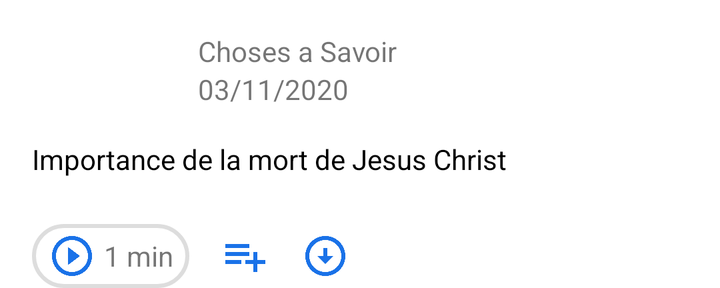
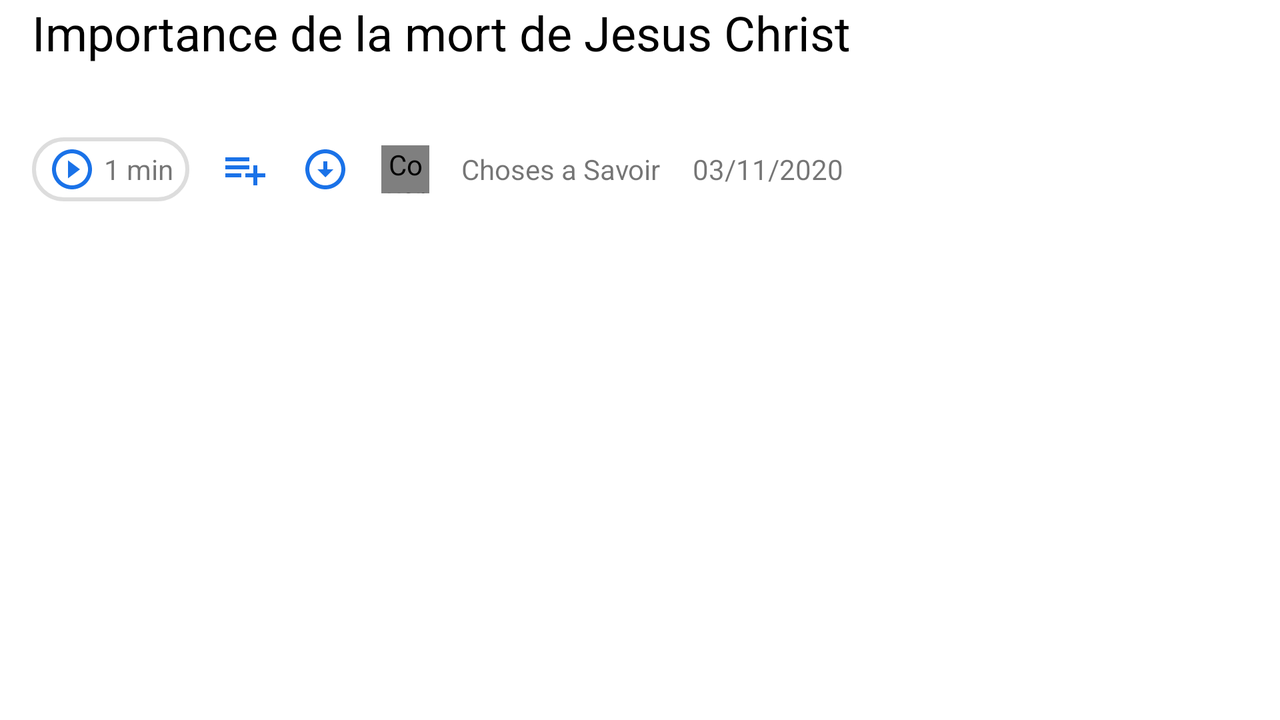

An Android layout and its configuration variant, each rendered on a device that would load it. The default file and the variant file are quoted in full after the pictures.
<!-- AndroidManifest.xml: application theme Theme.KOUTE.NoActionBar -->
<!-- res/layout/sermons_row.xml -->
<?xml version="1.0" encoding="utf-8"?>
<androidx.constraintlayout.widget.ConstraintLayout xmlns:android="http://schemas.android.com/apk/res/android"
    xmlns:app="http://schemas.android.com/apk/res-auto"
    xmlns:tools="http://schemas.android.com/tools"
    android:layout_width="match_parent"
    android:layout_height="wrap_content">

    <ImageView
        android:id="@+id/ivCover"
        android:layout_width="75dp"
        android:layout_height="45dp"
        android:layout_margin="16dp"
        android:contentDescription="Cover image"
        app:layout_constraintStart_toStartOf="parent"
        app:layout_constraintTop_toTopOf="parent"
        app:srcCompat="@drawable/movie_poster_prot_01" />

    <TextView
        android:id="@+id/tvAuthor"
        android:layout_width="wrap_content"
        android:layout_height="wrap_content"
        android:layout_marginStart="8dp"
        android:text="Choses a Savoir"
        app:layout_constraintStart_toEndOf="@id/ivCover"
        app:layout_constraintTop_toTopOf="@id/ivCover" />

    <TextView
        android:id="@+id/tvDate"
        android:layout_width="wrap_content"
        android:layout_height="wrap_content"
        android:text="03/11/2020"
        app:layout_constraintStart_toStartOf="@id/tvAuthor"
        app:layout_constraintTop_toBottomOf="@id/tvAuthor" />

    <LinearLayout
        android:id="@+id/holder_1"
        android:layout_width="match_parent"
        android:layout_height="wrap_content"
        android:layout_marginStart="16dp"
        android:layout_marginTop="16dp"
        android:layout_marginEnd="16dp"
        android:orientation="vertical"
        app:layout_constraintStart_toStartOf="parent"
        app:layout_constraintTop_toBottomOf="@id/tvDate">

        <TextView
            android:id="@+id/tvTitle"
            android:layout_width="match_parent"
            android:layout_height="wrap_content"
            android:layout_marginStart="0dp"
            android:text="Importance de la mort de Jesus Christ"
            android:textColor="#000" />

        <TextView
            android:id="@+id/tvDescription"
            android:layout_width="match_parent"
            android:layout_height="wrap_content"
            android:layout_marginStart="0dp" />
    </LinearLayout>

    <LinearLayout
        android:id="@+id/holder_2"
        android:layout_width="match_parent"
        android:layout_height="wrap_content"
        android:layout_marginStart="16dp"
        android:layout_marginTop="4dp"
        android:layout_marginEnd="16dp"
        android:orientation="horizontal"
        app:layout_constraintStart_toStartOf="@id/holder_1"
        app:layout_constraintTop_toBottomOf="@id/holder_1">

        <LinearLayout
            android:id="@+id/holder_3"
            android:layout_width="wrap_content"
            android:layout_height="wrap_content"
            android:background="@drawable/custom_stroke"
            android:gravity="center"
            android:orientation="horizontal">

            <ImageView
                android:layout_width="wrap_content"
                android:layout_height="wrap_content"
                android:layout_marginStart="8dp"
                android:layout_marginTop="4dp"
                android:layout_marginEnd="0dp"
                android:layout_marginBottom="4dp"
                android:contentDescription="Play button"
                android:src="@drawable/ic_outline_play_circle_outline_24" />

            <TextView
                android:layout_width="wrap_content"
                android:layout_height="wrap_content"
                android:layout_marginStart="4dp"
                android:layout_marginTop="4dp"
                android:layout_marginEnd="8dp"
                android:layout_marginBottom="4dp"
                android:text="1 min" />
        </LinearLayout>

        <ImageView
            android:id="@+id/ivArchive"
            android:layout_width="wrap_content"
            android:layout_height="wrap_content"
            android:layout_gravity="center"
            android:layout_marginStart="16dp"
            android:layout_marginEnd="0dp"
            android:contentDescription="Archive button"
            android:src="@drawable/ic_baseline_playlist_add_24" />

        <ImageView
            android:id="@+id/ivDownload"
            android:layout_width="wrap_content"
            android:layout_height="wrap_content"
            android:layout_gravity="center"
            android:layout_marginStart="16dp"
            android:layout_marginEnd="0dp"
            android:contentDescription="Download button"
            android:src="@drawable/ic_download_24" />
    </LinearLayout>

</androidx.constraintlayout.widget.ConstraintLayout>
<!-- resources referenced by this layout -->
<resources>
  <!-- drawable custom_stroke (drawable) -->
  <?xml version="1.0" encoding="utf-8"?>
  <shape xmlns:android="http://schemas.android.com/apk/res/android"
      android:shape="rectangle">
  
      <stroke
          android:width="2dp"
          android:color="#ddd" />
  
      <corners android:radius="16dp"/>
  
  </shape>
  <!-- drawable ic_baseline_playlist_add_24 (drawable) -->
  <vector xmlns:android="http://schemas.android.com/apk/res/android"
      android:width="24dp"
      android:height="24dp"
      android:viewportWidth="24"
      android:viewportHeight="24"
      android:tint="@color/color_500">
    <path
        android:fillColor="@android:color/white"
        android:pathData="M14,10L2,10v2h12v-2zM14,6L2,6v2h12L14,6zM18,14v-4h-2v4h-4v2h4v4h2v-4h4v-2h-4zM2,16h8v-2L2,14v2z"/>
  </vector>
  <!-- drawable ic_download_24 (drawable) -->
  <vector xmlns:android="http://schemas.android.com/apk/res/android"
      android:width="24dp"
      android:height="24dp"
      android:viewportWidth="24"
      android:viewportHeight="24"
      android:tint="@color/color_500">
    <path
        android:fillColor="@android:color/white"
        android:pathData="M12,4c4.41,0 8,3.59 8,8s-3.59,8 -8,8s-8,-3.59 -8,-8S7.59,4 12,4M12,2C6.48,2 2,6.48 2,12c0,5.52 4.48,10 10,10c5.52,0 10,-4.48 10,-10C22,6.48 17.52,2 12,2L12,2zM13,12l0,-4h-2l0,4H8l4,4l4,-4H13z"/>
  </vector>
  <!-- drawable ic_outline_play_circle_outline_24 (drawable) -->
  <vector xmlns:android="http://schemas.android.com/apk/res/android"
      android:width="24dp"
      android:height="24dp"
      android:viewportWidth="24"
      android:viewportHeight="24"
      android:tint="@color/color_500">
    <path
        android:fillColor="@android:color/white"
        android:pathData="M10,16.5l6,-4.5 -6,-4.5zM12,2C6.48,2 2,6.48 2,12s4.48,10 10,10 10,-4.48 10,-10S17.52,2 12,2zM12,20c-4.41,0 -8,-3.59 -8,-8s3.59,-8 8,-8 8,3.59 8,8 -3.59,8 -8,8z"/>
  </vector>
  <style name="Theme.KOUTE.NoActionBar">
          <item name="windowActionBar">false</item>
          <item name="windowNoTitle">true</item>
      </style>
  <color name="color_500">#1a72e8</color>
</resources>
<!-- res/layout-land/sermons_row.xml (the repository's variant of the layout above) -->
<!-- drawn on the phone turned sideways -->
<?xml version="1.0" encoding="utf-8"?>
<androidx.constraintlayout.widget.ConstraintLayout xmlns:android="http://schemas.android.com/apk/res/android"
    xmlns:app="http://schemas.android.com/apk/res-auto"
    xmlns:tools="http://schemas.android.com/tools"
    android:layout_width="match_parent"
    android:layout_height="match_parent">

    <LinearLayout
        android:id="@+id/holder_1"
        android:layout_width="match_parent"
        android:layout_height="wrap_content"
        android:layout_marginStart="16dp"
        android:layout_marginEnd="16dp"
        android:orientation="vertical"
        app:layout_constraintStart_toStartOf="parent"
        app:layout_constraintTop_toTopOf="parent">

        <TextView
            android:id="@+id/tvTitle"
            android:layout_width="match_parent"
            android:layout_height="wrap_content"
            android:layout_marginStart="0dp"
            android:text="Importance de la mort de Jesus Christ"
            android:textColor="#000"
            android:textSize="24sp" />

        <TextView
            android:id="@+id/tvDescription"
            android:layout_width="match_parent"
            android:layout_height="wrap_content"
            android:layout_marginStart="0dp"
            android:textSize="24sp" />
    </LinearLayout>

    <LinearLayout
        android:id="@+id/holder_2"
        android:layout_width="match_parent"
        android:layout_height="wrap_content"
        android:layout_marginTop="4dp"
        android:layout_marginStart="16dp"
        android:layout_marginEnd="16dp"
        android:orientation="horizontal"
        app:layout_constraintStart_toStartOf="@id/holder_1"
        app:layout_constraintTop_toBottomOf="@id/holder_1">

        <LinearLayout
            android:id="@+id/holder_3"
            android:layout_width="wrap_content"
            android:layout_height="wrap_content"
            android:background="@drawable/custom_stroke"
            android:gravity="center"
            android:orientation="horizontal">

            <ImageView
                android:layout_width="wrap_content"
                android:layout_height="wrap_content"
                android:layout_marginStart="8dp"
                android:layout_marginTop="4dp"
                android:layout_marginEnd="0dp"
                android:layout_marginBottom="4dp"
                android:contentDescription="Play button"
                android:src="@drawable/ic_outline_play_circle_outline_24" />

            <TextView
                android:id="@+id/tvDuration"
                android:layout_width="wrap_content"
                android:layout_height="wrap_content"
                android:layout_marginStart="4dp"
                android:layout_marginTop="4dp"
                android:layout_marginEnd="8dp"
                android:layout_marginBottom="4dp"
                android:text="1 min" />
        </LinearLayout>

        <ImageView
            android:id="@+id/ivArchive"
            android:layout_width="wrap_content"
            android:layout_height="wrap_content"
            android:layout_gravity="center"
            android:layout_marginStart="16dp"
            android:layout_marginEnd="0dp"
            android:contentDescription="Archive button"
            android:src="@drawable/ic_baseline_playlist_add_24" />

        <ImageView
            android:id="@+id/ivDownload"
            android:layout_width="wrap_content"
            android:layout_height="wrap_content"
            android:layout_gravity="center"
            android:layout_marginStart="16dp"
            android:layout_marginEnd="0dp"
            android:contentDescription="Download button"
            android:src="@drawable/ic_download_24" />

        <de.hdodenhof.circleimageview.CircleImageView
            android:id="@+id/ivCover"
            android:layout_width="24dp"
            android:layout_height="24dp"
            android:layout_gravity="center"
            android:layout_marginStart="16dp"
            android:layout_marginEnd="0dp"
            android:contentDescription="Cover image"
            tools:src="@drawable/movie_poster_prot_01" />

        <TextView
            android:id="@+id/tvAuthor"
            android:layout_width="wrap_content"
            android:layout_height="wrap_content"
            android:layout_gravity="center"
            android:layout_marginStart="16dp"
            android:layout_marginEnd="0dp"
            android:text="Choses a Savoir" />

        <TextView
            android:id="@+id/tvDate"
            android:layout_width="wrap_content"
            android:layout_height="wrap_content"
            android:layout_gravity="center"
            android:layout_marginStart="16dp"
            android:layout_marginEnd="0dp"
            android:text="03/11/2020" />
    </LinearLayout>

    <View
        android:layout_width="match_parent"
        android:layout_height="1dp"
        android:layout_marginTop="16dp"
        android:background="@color/colorLightGray"
        app:layout_constraintStart_toStartOf="parent"
        app:layout_constraintTop_toBottomOf="@id/holder_2" />

</androidx.constraintlayout.widget.ConstraintLayout>
